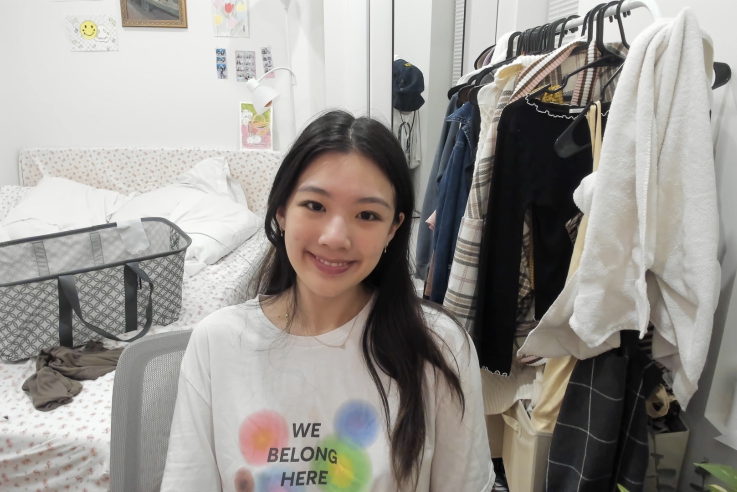
//> input picture images/selfie.jpg, 1474 x 984 px, given in place of the camera (shown at 1/2 size)
$ ./face_detection   (built with g++ and OpenCV 4)
//> lines starting //> are read from the running program, lines starting //| are printed output that depends on the picture; after the words box and inside, x2 and y2 are one past the last pixel; in counts of white or black regions, pixels touching at a corner belong together
// #include "/usr/local/include/opencv2/objdetect.hpp"
// #include "/usr/local/include/opencv2/highgui.hpp"
// #include "/usr/local/include/opencv2/imgproc.hpp"
#include <opencv2/objdetect.hpp>
#include <opencv2/highgui.hpp>
#include <opencv2/imgproc.hpp>
#include <iostream>

using namespace std;
using namespace cv;

void detectAndDisplay(Mat& img, CascadeClassifier& faceCascade, CascadeClassifier& eyeglassesCascade, double scaleFactor);

string cascadeName, eyeglassesCascadeName;


int main(int argc, const char** argv)
{
    VideoCapture capture;
    Mat frame, image;

    CascadeClassifier faceCascade;
    CascadeClassifier eyeglassesCascade;
    double scaleFactor = 1.2;
    int minNeighbors = 5;

    // Load classifiers from "opencv/data/haarcascades" directory
    eyeglassesCascade.load( "opencv/data/haarcascades/haarcascade_eye_tree_eyeglasses.xml" ) ;
    faceCascade.load("opencv/data/haarcascades/haarcascade_frontalface_default.xml");
    capture.open(1); // Use macbook camera, 0 for continuity camera
    if (capture.isOpened()) {
        cout << "Started detecting face" << endl;
        while (capture.read(frame)) {
//> frame is the input picture: 984 rows x 1474 cols, CV_8UC3; mean B, G, R 145.5, 150.2, 153.7
            capture >> frame;
            if (frame.empty())
                break;

            Mat frame1 = frame.clone();
            detectAndDisplay(frame1, faceCascade, eyeglassesCascade, scaleFactor);
            if (waitKey(10) == 'q')
                break;
        }
    } else
        cout <<"Could not open the camera";
    return 0;
}

vector<Point> findLargestContour(vector<vector<Point>> contours) {
    vector<Point> largestContour;
    double maxArea = 0.0;

    for (size_t i = 0; i < contours.size(); i++) {
        double area = contourArea(contours[i]);
        if (area > maxArea) {
            maxArea = area;
            largestContour = contours[i];
        }
    }
    return largestContour;
}


void detectAndDisplay(Mat& img, CascadeClassifier& faceCascade, CascadeClassifier& eyeglassesCascade, double scaleFactor)
{
//> called with scaleFactor = 1.2
    vector<Rect> faces, faces2;
    Mat gray, smallImg;

    // Convert to grayscale
    cvtColor(img, gray, COLOR_BGR2GRAY);
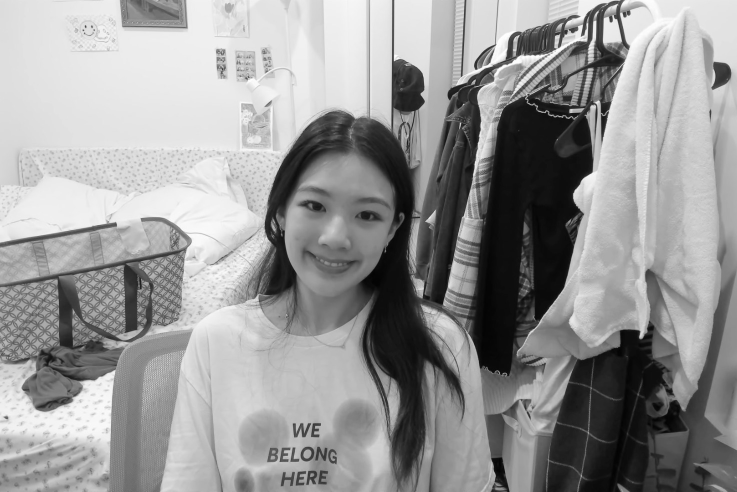
//> gray: 984 rows x 1474 cols, CV_8UC1 (shown at 1/2 size); min 2, max 255, mean 150.7
    double fx = 1 / scaleFactor;

    resize(gray, smallImg, Size(), fx, fx, INTER_LINEAR_EXACT);
    equalizeHist(smallImg, smallImg);
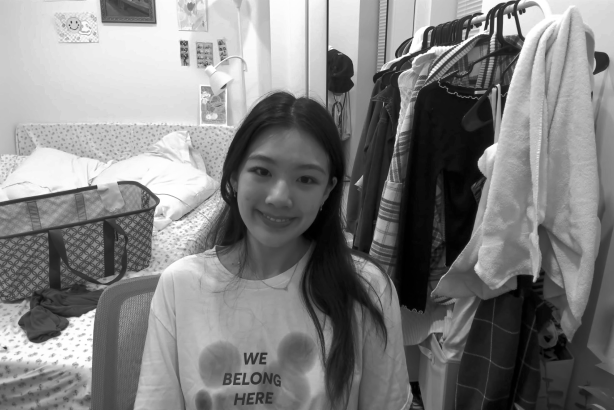
//> smallImg: 820 rows x 1228 cols, CV_8UC1 (shown at 1/2 size); min 0, max 255, mean 128.2

    int minNeighbors = 7;
    faceCascade.detectMultiScale(smallImg, faces, 1.1, minNeighbors, 0 | CASCADE_SCALE_IMAGE, Size(30, 30));
//> faces = 2 Rects (x, y, width, height): [1128, 364, 63, 63], [444, 259, 238, 238]

    for (size_t i = 0; i < faces.size(); i++) {
        Rect r = faces[i];
        Mat smallImgROI;
        vector<Rect> nestedObjects;
        Point center;
        Scalar blue = Scalar(255, 0, 0);
        Scalar red = Scalar(0, 0, 255);
        rectangle( img, r.tl()*scaleFactor, r.br()*scaleFactor, red, 3, 8, 0);


        double aspect_ratio = (double)r.width/r.height;
        if (!eyeglassesCascade.empty() && aspect_ratio > 0.8 && aspect_ratio < 1.2) {
            eyeglassesCascade.detectMultiScale(smallImg(r), nestedObjects, 1.1, 6, 0 | CASCADE_SCALE_IMAGE, Size(30, 30));
            for (size_t j = 0; j < nestedObjects.size(); j++) {
                Rect nr = nestedObjects[j];
                center.x = cvRound((r.x + nr.x + nr.width*0.5)*scaleFactor);
                center.y = cvRound((r.y + nr.y + nr.height*0.5)*scaleFactor);

                // draws circles around the eyes
                // ellipse(img, center, Size(nr.width*0.5*fx, nr.height*0.5*fx), 0, 0, 360, blue, 4, 8, 0);
            }
        }
    }
//> this loop made 2 passes
//> (r, aspect_ratio) on passes 1 to 2: (Rect(1128, 364, 63, 63), 1), (Rect(444, 259, 238, 238), 1)
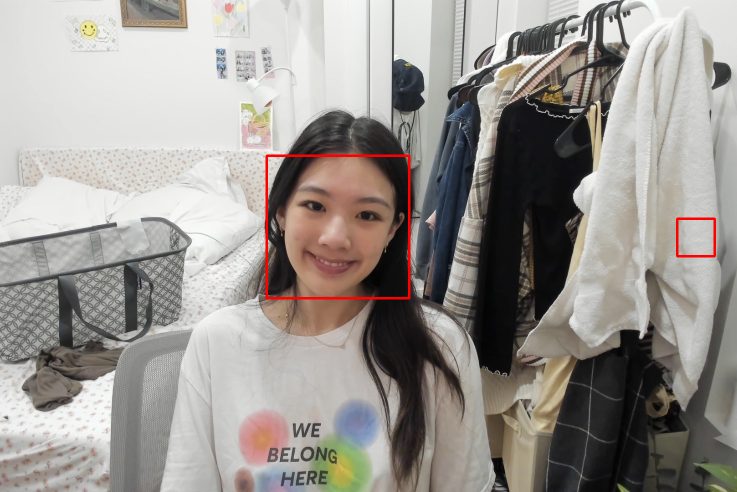
//> img: 984 rows x 1474 cols, CV_8UC3 (shown at 1/2 size); 0.49% of pixels changed, all inside (x1, y1, x2, y2) = (531, 309, 1432, 599)
    Mat blurred, thresholded;
    // [9 lines of commented-out code are left out]

    GaussianBlur(gray, blurred, Size(5, 5), 0);
    // adaptiveThreshold(blurred, thresholded, 255, ADAPTIVE_THRESH_GAUSSIAN_C, THRESH_BINARY_INV, 11, 2);
    threshold(blurred, thresholded, 60, 255, THRESH_BINARY_INV);
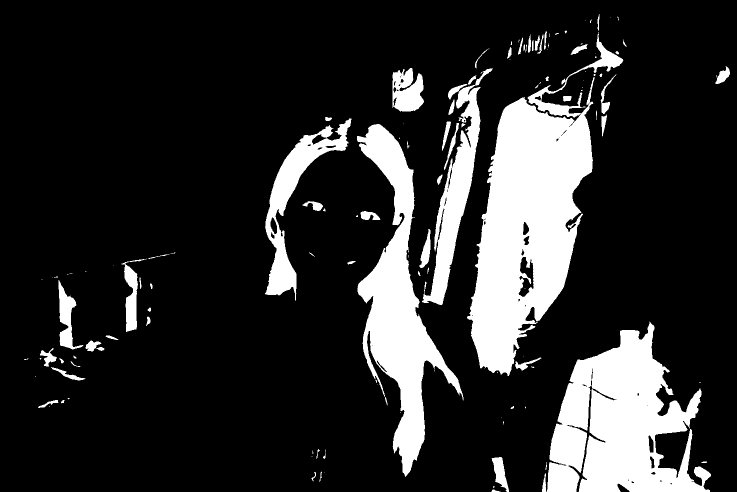
//> thresholded: 984 rows x 1474 cols, CV_8UC1 (shown at 1/2 size); 17.3% white; 131 white regions (58 under 20 px)
    vector<vector<Point>> contours;
    vector<Vec4i> hierarchy;

    findContours(thresholded, contours, hierarchy, RETR_EXTERNAL, CHAIN_APPROX_SIMPLE);
//> contours = 130 contours, 75 with area under 20; largest, box (x1, y1, x2, y2) and area: (934, 64, 1247, 752) 87527, (1094, 643, 1422, 984) 64240, (714, 248, 927, 954) 46688, (844, 137, 986, 610) 16076, (530, 237, 703, 601) 14739

    if (!contours.empty()) {
        vector<Point> largestContour = findLargestContour(contours);
//> the loop in findLargestContour, `for (size_t i = 0; i < contours.size(); i++)` made 130 passes
//> (area, maxArea) on passes 1, 3, 9, 43, 123: (33, 33), (147, 147), (1104.5, 1104.5), (64239.5, 64239.5), (87527, 87527)
//> area on passes 5, 21, 22, 30, 32, 33: 27.5, 21, 153, 349.5, 21, 35
//> after the loop in findLargestContour, `for (size_t i = 0; i < contours.size(); i++)`: maxArea = 87527; largestContour = contour of 1444 points, box (x1, y1, x2, y2) (934, 64, 1247, 752), area 87527

        if (!largestContour.empty() && largestContour.size() > 3) {
            drawContours(img, vector<vector<Point>>{largestContour}, -1, Scalar(0, 255, 0), 2);
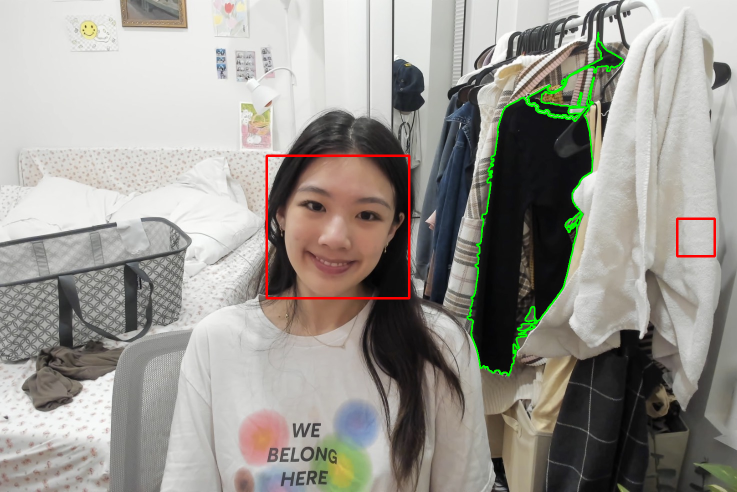
//> img: 984 rows x 1474 cols, CV_8UC3 (shown at 1/2 size); 0.69% of pixels changed, all inside (x1, y1, x2, y2) = (933, 63, 1248, 753)

            // Find Convex Hull
            vector<int> hullIndices;
            convexHull(largestContour, hullIndices, false, false);
//> hullIndices = 24 values, max 1403 at index 0, min 0 at index 23, mean 602.6

            std::sort(hullIndices.begin(), hullIndices.end());
//> hullIndices = 24 values from 0 to 1403
            // Find Convexity Defects
            vector<Vec4i> convexityDefectsVec;

            vector<Point> approxContour;
            approxPolyDP(largestContour, approxContour, 5, true);
//> approxContour = contour of 103 points, box (x1, y1, x2, y2) (934, 64, 1246, 752), area 87742
            if (approxContour.size() > 3 && hullIndices.size() > 3) {
                convexityDefects(largestContour, hullIndices, convexityDefectsVec);
//> convexityDefectsVec = 20 items, first 8: [1403, 0, 1429, 3093], [0, 319, 232, 28002], [320, 322, 321, 142], [322, 326, 323, 114], [326, 338, 327, 162], [338, 344, 339, 221], [344, 346, 345, 186], [346, 394, 386, 1892]

                for (size_t i = 0; i < convexityDefectsVec.size(); i++) {
                    Vec4i defect = convexityDefectsVec[i];
                    Point start = largestContour[defect[0]];
                    Point end = largestContour[defect[1]];
                    Point far = largestContour[defect[2]];

                    // Draw convex hull points
                    circle(img, start, 5, Scalar(255, 0, 0), -1);
                    circle(img, end, 5, Scalar(255, 0, 0), -1);
                    circle(img, far, 5, Scalar(0, 0, 255), -1);

                    // Draw convexity defect line
                    line(img, start, end, Scalar(0, 255, 255), 2);
                    line(img, start, far, Scalar(255, 255, 0), 2);
                    line(img, end, far, Scalar(255, 255, 0), 2);
                }
//> this loop made 20 passes
//> (defect, start, end, far) on passes 1 to 9: ([1403, 0, 1429, 3093], Point(1245, 118), Point(1196, 64), Point(1206, 93)), ([0, 319, 232, 28002], Point(1196, 64), Point(1012, 213), Point(1150, 242)), ([320, 322, 321, 142], Point(1009, 216), Point(1007, 219), Point(1009, 217)), ([322, 326, 323, 114], Point(1007, 219), Point(1005, 223), Point(1007, 220)), ([326, 338, 327, 162], Point(1005, 223), Point(999, 241), Point(1005, 225)), ([338, 344, 339, 221], Point(999, 241), Point(996, 251), Point(999, 244)), ([344, 346, 345, 186], Point(996, 251), Point(995, 255), Point(996, 254)), ([346, 394, 386, 1892], Point(995, 255), Point(976, 341), Point(986, 330)), ([394, 474, 441, 2678], Point(976, 341), Point(953, 489), Point(974, 422))
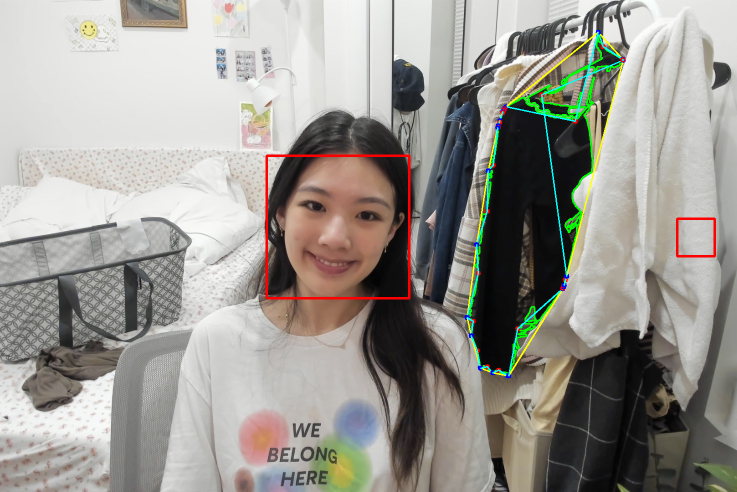
//> img: 984 rows x 1474 cols, CV_8UC3 (shown at 1/2 size); 0.75% of pixels changed, all inside (x1, y1, x2, y2) = (929, 59, 1252, 757)
//> the 'q' key is pressed
            }
        }
    }

    // Display results
    imshow("Hand Detection", img);
    // imshow("Thresholded", thresholded);

    // imshow("result", img);
}
